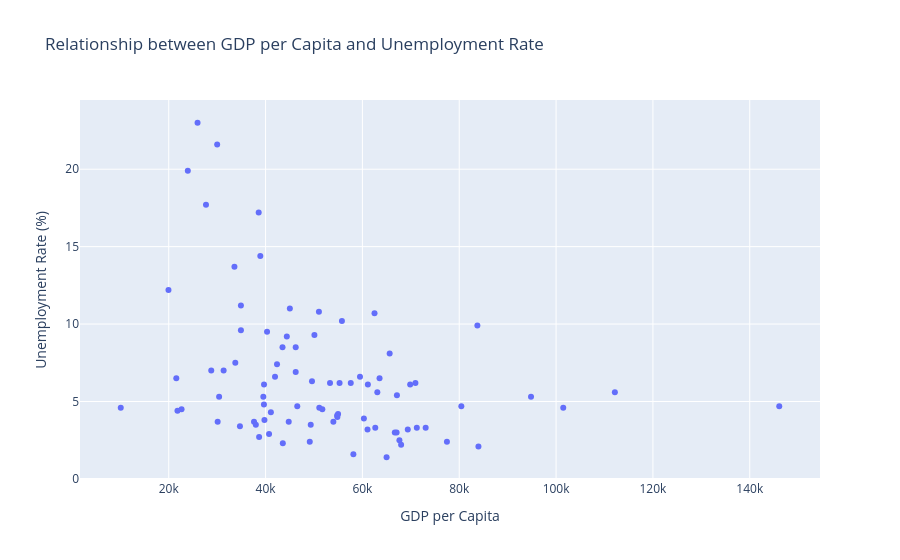

The notebook cell saved with this chart:
### Markdown cell above
From the histograms we can see that both of them are right skewed, while most cities have a low unemployment rate, below 10%, there are still some cities with a quite high unemployment rate (15-20%), most cities have a low or medium GDP per capita in the 20k to 70k range, with very few cities having a very high GDP per capita above 100k. This shows that most cities are moderately wealthy, with only a few being extremely wealthy and a couple of other cities that are not so wealthy.

### Code cell
fig1 = px.scatter(city_data, x = 'GDP per Capita', y = 'Unemployment Rate', title='Relationship between GDP per Capita and Unemployment Rate', labels={'GDP per Capita':'GDP per Capita', 'Unemployment Rate':'Unemployment Rate (%)'}, hover_name='City', hover_data=['Country'])
fig1.show()

### Figure 1 — Plotly figure (JSON) as saved in the notebook; plotly's stock layout.template omitted (floating-point values rounded to 4 significant figures)
{"data": [{"customdata": [["Austria"], ["Austria"], ["Belgium"], ["Belgium"], ["Belgium"], ["Belgium"], ["Bulgaria"], ["Bulgaria"], ["Croatia"], ["Croatia"], ["Cyprus"], ["Cyprus"], ["Czechia"], ["Czechia"], ["Denmark"], ["Denmark"], ["Estonia"], ["Finland"], ["Finland"], ["France"], ["France"], ["France"], ["Germany"], ["Germany"], ["Germany"], ["Germany"], ["Germany"], ["Germany"], ["Germany"], ["Germany"], ["Germany"], ["Germany"], ["Greece"], ["Greece"], ["Hungary"], ["Hungary"], ["Hungary"], ["Ireland"], ["Ireland"], ["Italy"], ["Italy"], ["Italy"], ["Italy"], ["Italy"], ["Italy"], ["Latvia"], ["Luxembourg"], ["Malta"], ["Netherlands"], ["Netherlands"], ["Netherlands"], ["Netherlands"], ["Netherlands"], ["Norway"], ["Norway"], ["Norway"], ["Poland"], ["Poland"], ["Poland"], ["Portugal"], ["Portugal"], ["Portugal"], ["Portugal"], ["Romania"], ["Slovak Republic"], ["Slovenia"], ["Spain"], ["Spain"], ["Spain"], ["Spain"], ["Spain"], ["Sweden"], ["Sweden"], ["Sweden"], ["Switzerland"], ["Switzerland"], ["Switzerland"], ["Turkiye"], ["Turkiye"], ["United Kingdom"], ["United Kingdom"], ["United Kingdom"], ["United Kingdom"], ["United Kingdom"]], "hovertemplate": "<b>%{hovertext}</b><br><br>GDP per Capita=%{x}<br>Unemployment Rate (%)=%{y}<br>Country=%{customdata[0]}<extra></extra>", "hovertext": ["Salzburg", "Vienna", "Antwerp", "Bruges", "Brussels", "Ghent", "Dobrich", "Sofia", "Split", "Zagreb", "Limassol", "Nicosia", "Ostrava", "Prague", "Copenhagen", "Odense", "Tallinn", "Helsinki", "Tampere", "Lyon", "Paris", "Toulouse", "Berlin", "Cologne", "Dresden", "Dusseldorf", "Frankfurt am Main", "Hamburg", "Hanover", "Leipzig", "Munich", "Stuttgart", "Athens", "Thessaloniki", "Budapest", "Debrecen", "Miskolc", "Cork", "Dublin", "Florence", "Milan", "Naples", "Rome", "Turin", "Venice", "Riga", "Luxembourg", "Malta", "Amsterdam", "Eindhoven", "Rotterdam", "The Hague", "Utrecht", "Bergen", "Oslo", "Stavanger", "Cracow", "Lodz", "Warsaw", "Braga", "Coimbra", "Lisbon", "Porto", "Giroc", "Bratislava", "Ljubljana", "Barcelona", "Madrid", "Malaga", "Seville", "Valencia", "Gothenburg", "Malmo", "Stockholm", "Basel", "Geneva", "Zurich", "Adana", "Ankara", "Edinburgh", "Glasgow", "Leeds", "Liverpool", "London"], "legendgroup": "", "marker": {"color": "#636efa", "symbol": "circle"}, "mode": "markers", "name": "", "orientation": "v", "showlegend": false, "type": "scatter", "x": [66690.0, 55770.0, 57600.0, 63080.0, 62500.0, 53310.0, 10090.0, 43560.0, 21560.0, 38660.0, 34910.0, 34910.0, 30100.0, 65000.0, 63540.0, 40300.0, 49330.0, 59500.0, 41950.0, 46230.0, 65630.0, 46230.0, 46550.0, 60310.0, 39770.0, 71240.0, 69370.0, 61060.0, 54830.0, 41100.0, 83960.0, 67640.0, 38580.0, 23940.0, 49130.0, 22650.0, 21800.0, 146100.0, 101500.0, 55280.0, 61130.0, 25950.0, 50090.0, 43500.0, 39680.0, 39540.0, 112100.0, 44780.0, 73060.0, 62660.0, 54780.0, 54980.0, 67060.0, 51100.0, 67130.0, 58140.0, 40720.0, 37620.0, 67990.0, 28780.0, 30410.0, 42360.0, 31340.0, 34710.0, 77460.0, 51730.0, 45020.0, 51020.0, 27690.0, 30000.0, 33570.0, 49590.0, 44390.0, 70950.0, 94830.0, 83750.0, 80430.0, 19940.0, 38920.0, 54000.0, 39670.0, 37990.0, 33750.0, 69860.0], "xaxis": "x", "y": [3.0, 10.2, 6.2, 5.6, 10.7, 6.2, 4.6, 2.3, 6.5, 2.7, 11.2, 9.6, 3.7, 1.4, 6.5, 9.5, 3.5, 6.6, 6.6, 6.9, 8.1, 8.5, 4.7, 3.9, 3.8, 3.3, 3.2, 3.2, 4.0, 4.3, 2.1, 2.5, 17.2, 19.9, 2.4, 4.5, 4.4, 4.7, 4.6, 6.2, 6.1, 23.0, 9.3, 8.5, 6.1, 5.3, 5.6, 3.7, 3.3, 3.3, 4.1, 4.2, 3.0, 4.6, 5.4, 1.6, 2.9, 3.7, 2.2, 7.0, 5.3, 7.4, 7.0, 3.4, 2.4, 4.5, 11.0, 10.8, 17.7, 21.6, 13.7, 6.3, 9.2, 6.2, 5.3, 9.9, 4.7, 12.2, 14.4, 3.7, 4.8, 3.5, 7.5, 6.1], "yaxis": "y"}], "layout": {"legend": {"tracegroupgap": 0}, "title": {"text": "Relationship between GDP per Capita and Unemployment Rate"}, "xaxis": {"anchor": "y", "domain": [0, 1], "title": {"text": "GDP per Capita"}}, "yaxis": {"anchor": "x", "domain": [0, 1], "title": {"text": "Unemployment Rate (%)"}}}}
